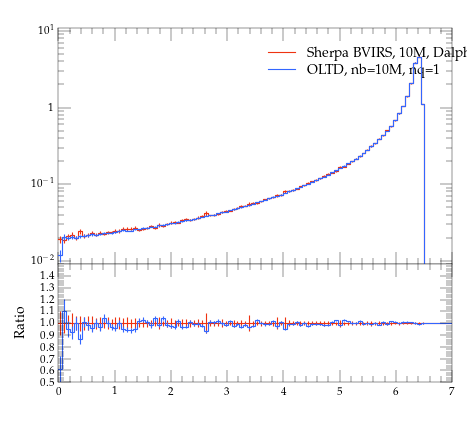

Here is the Python script that generated this plot:
#! /usr/bin/env python

# This Python script was auto-generated using YODA v2.0.0.
# Analysis object: /evtb/inc_jb_e
# Timestamp: 15-04-2024 (14:39:54)

import matplotlib as mpl
import matplotlib.pyplot as plt
mpl.use('Agg') # comment out for interactive use
import os
import numpy as np

plotDir = os.path.split(os.path.realpath(__file__))[0]
if 'YODA_USER_PLOT_PATH' in globals():
    plot_outdir = globals()['YODA_USER_PLOT_PATH']
else:
    plot_outdir = plotDir

#plot style
plt.style.use(os.path.join(plotDir, '../default.mplstyle'))
# plot metadata
figW, figH = plt.rcParams['figure.figsize']
ax_xLabel = r''
ax_yLabel = r''
ax_title  = r''
ax_xScale = 'linear'
ax_yScale = 'log'
xLims = (0.0, 7.0)
yLims = (0.009000000000000001, 11.0)

# TeX-friendly labels for the legend
labels = [ r"Sherpa BVIRS, 10M, Dalpha=0.01", r"OLTD, nb=10M, nq=1" ]

# Create figure and axis objects
fig, (ax, ratio0_ax) = plt.subplots(2, 1, sharex=True,
                  figsize=(figW,figH), gridspec_kw={'height_ratios': (2, 1)})
ratio0_ax.yaxis.set_major_locator(mpl.ticker.MultipleLocator(0.1))
ratio0_ax.set_ylim(0.5, 1.4999)
ratio0_ax.set_ylabel('Ratio')

# LineColor map: curve index -> color
linecolors = {0: '#EE3311', 1: '#3366FF'}
# the numerical data is stored in a separate file
dataf = dict()
prefix = os.path.split(__file__)[0]
if prefix:    prefix = prefix + '/'
exec(open(prefix+'inc_jb_e__data.py').read(), dataf)


legend_handles = [] # keep track of handles for the legend

# style options for curves
# starts at zorder>=5 to draw curve on top of legend
styles = {
  'curve0': {
    'color' : linecolors[0],
    'linestyle' : '-',
    'marker' : 'o',
    'zorder' : 5,
    'histstyle' : True,
  },
  'curve1': {
    'color' : linecolors[1],
    'linestyle' : '-',
    'marker' : 'o',
    'zorder' : 6,
    'histstyle' : True,
  },
}
# curve from input yoda files in main panel
for label in dataf['yvals'].keys():
    if all(np.isnan(v) for v in dataf['yvals'][label]):
        continue
    tmp = None
    if styles[label]['histstyle']: # draw as histogram
        tmp, = ax.plot(dataf['xedges'], dataf['yedges'][label],
                       color=styles[label]['color'],
                       linestyle=styles[label]['linestyle'],
                       drawstyle='steps-pre', solid_joinstyle='miter',
                       zorder=styles[label]['zorder'], label=label)
        ax.errorbar(dataf['xpoints'], dataf['yvals'][label], color=styles[label]['color'],
                    xerr=dataf['xerrs'], yerr=[dataf['ydowns'][label], dataf['yups'][label]],
                    linestyle='none', zorder=styles[label]['zorder'])
    else: # draw as scatter
        tmp = ax.errorbar(dataf['xpoints'], dataf['yvals'][label],
                          xerr=dataf['xerrs'],
                          yerr=[ dataf['ydowns'][label],
                          dataf['yups'][label] ],
                          fmt=styles[label]['marker'],
                          ecolor=styles[label]['color'],
                          color=styles[label]['color'], zorder=2)
        tmp[-1][0].set_linestyle(styles[label]['linestyle'])
    legend_handles += [tmp]
    for varLabel in dataf['variation_yvals'].keys():
        if varLabel.startswith(label):
            tmp, = ax.plot(dataf['xedges'], dataf['variation_yvals'][varLabel],
                           color=styles[label]['color'],
                           linestyle=styles[label]['linestyle'],
                           drawstyle='steps-pre', solid_joinstyle='miter',
                           zorder=styles[label]['zorder'], alpha=0.5)


# plots on ratio panel
# curve from input yoda files in ratio panel
for label, yvals in dataf['ratio0_yvals'].items():
    if all(np.isnan(v) for v in yvals):
        continue
    if styles[label]['histstyle']: # plot as histogram
        ratio0_ax.plot(dataf['xedges'], yvals,
                       color=styles[label]['color'],
                       linestyle=styles[label]['linestyle'],
                       drawstyle='steps-pre', zorder=1,
                       solid_joinstyle='miter')
        ratio0_ax.vlines(dataf['xpoints'],
                         dataf['ratio0_ymin'][label],
                         dataf['ratio0_ymax'][label],
                         color=styles[label]['color'], zorder=1)
    else: # plot as scatter
        tmp = ratio0_ax.errorbar(dataf['xpoints'],
                                 yvals, xerr=dataf['xerrs'],
                                 yerr=dataf['ratio0_yerrs'][label],
                                 fmt=styles[label]['marker'],
                                 ecolor=styles[label]['color'],
                                 color=styles[label]['color'])
        tmp[-1][0].set_linestyle(styles[label]['linestyle'])

    for varlabel in dataf['ratio0_variation_vals'].keys():
        if varlabel.startswith(label):
            ratio0_ax.plot(dataf['xedges'],
                            dataf['ratio0_variation_vals'][varlabel],
                            color=styles[label]['color'],
                            linestyle=styles[label]['linestyle'],
                            drawstyle='steps-pre', solid_joinstyle='miter',
                            zorder=1, alpha=0.5)

legend_pos = (0.5, 0.97)
ax.legend(legend_handles, labels, loc='upper left', bbox_to_anchor=legend_pos)

# set plot metadata as defined above
ratio0_ax.set_xlabel(ax_xLabel)
ratio0_ax.xaxis.set_label_coords(1., -.15)
ax.set_ylabel(ax_yLabel, loc='top')
ax.set_title(ax_title, loc='left')
ax.set_xscale(ax_xScale)
ax.set_yscale(ax_yScale)
ax.set_xlim(xLims)
ax.set_ylim(yLims)

# tick formatting
plt.rcParams['xtick.top'] = True
plt.rcParams['ytick.right'] = True
ax.yaxis.set_major_locator(mpl.ticker.LogLocator(base=10.0, numticks=np.inf))
ax.yaxis.set_minor_locator(mpl.ticker.LogLocator(
                           base=10.0, subs=np.arange(0.1, 1, 0.1), numticks=np.inf))
fig.align_ylabels((ax, ratio0_ax))
plt.savefig(os.path.join(plot_outdir, 'inc_jb_e.pdf'), format='PDF')
plt.savefig(os.path.join(plot_outdir, 'inc_jb_e.png'), format='PNG')

plt.close(fig)
